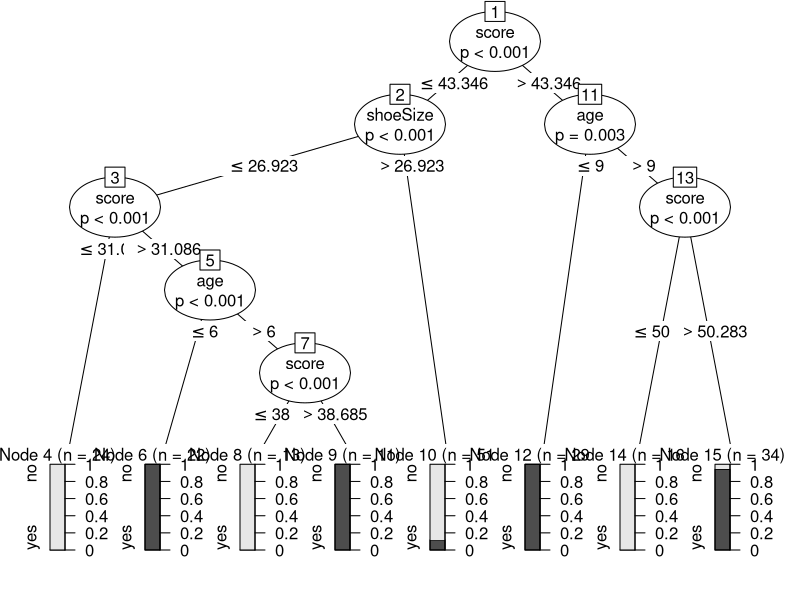
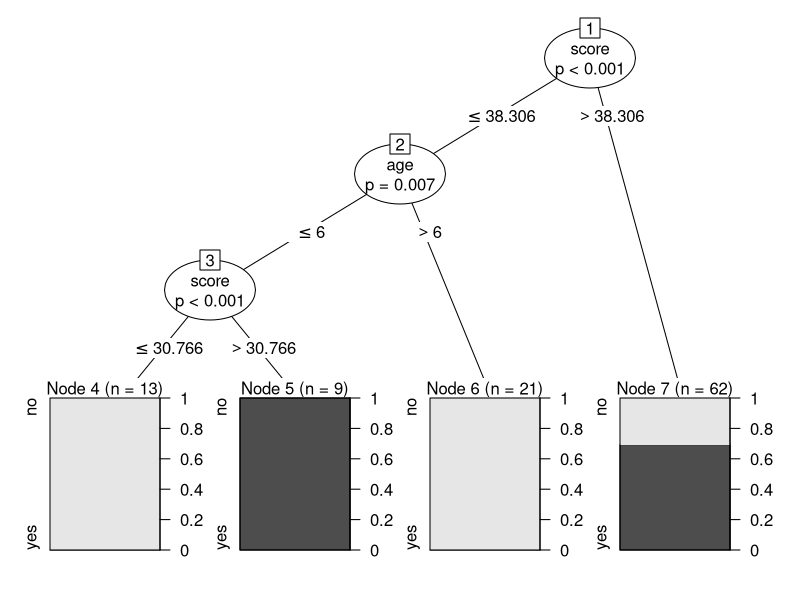
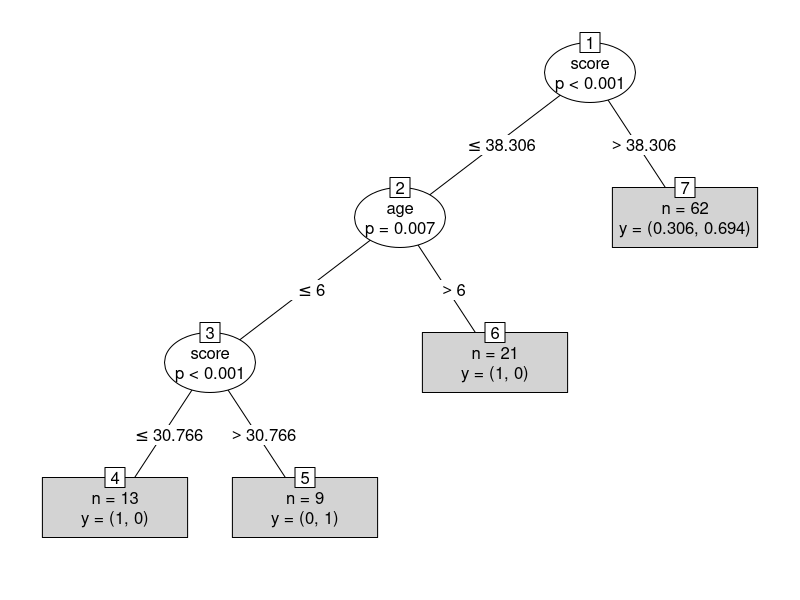
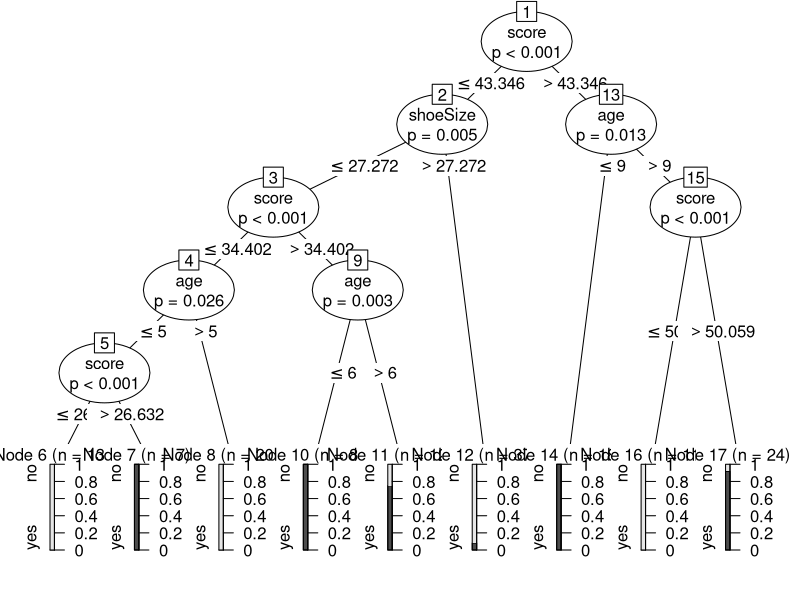

Recreate these plots in R, in order.
# Decision tree   

# Syntax :  ctree(formula, data)
# Where,
# formula is a formula describing the predictor and response variables.
# data is the name of the data set used.

library(party)
library(caTools)
?caTools

ip=readingSkills #entire data set
View(ip)

ip1=readingSkills[1:105,] #  top 105 rows only 
View(ip1)

op=ctree(nativeSpeaker~., data = ip )# ctree used to create a decision tree , nativeSpeaker is response vbl 
# for enitre dataa set 
op

plot(op)

op1 = ctree(nativeSpeaker~.,data = ip1)
plot(op1)
op1

plot(op1,type = 'simple')

samp = sample.split(readingSkills,SplitRatio = 0.8)
train = subset(readingSkills,samp==TRUE)
test=subset(readingSkills,samp==FALSE)

dt = ctree(nativeSpeaker~.,data = train)

dt

plot(dt)

pr = predict(dt,test)
pr

m=table(test$nativeSpeaker,pr) # confusion matrix 
m

acc = sum(diag(m))/sum(m)
acc

sum(diag(m))
sum(m)
